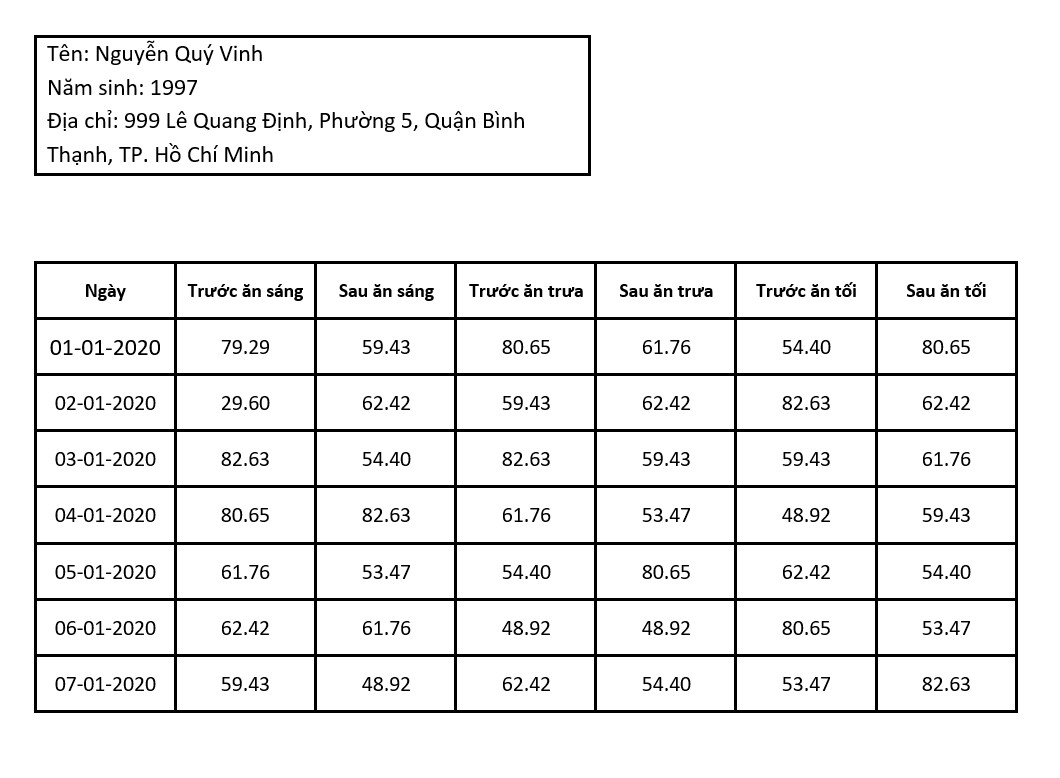
#> input picture input/example3.jpg, 1060 x 778 px, found by its file name
$ python split.py
#> lines starting #> are read from the running program, lines starting #| are printed output that depends on the picture; after the words box and inside, x2 and y2 are one past the last pixel; in counts of white or black regions, pixels touching at a corner belong together
from cv2 import cv2
import numpy as np
try:
    from PIL import Image
except ImportError:
    import Image
import pytesseract

#read your file
file=r'input/example3.jpg'
img = cv2.imread(file,cv2.IMREAD_GRAYSCALE)
#> img is the input picture: shape (778, 1060); min 0, max 255, mean 236.1
img.shape

#thresholding the image to a binary image
thresh,img_bin = cv2.threshold(img,128,255,cv2.THRESH_BINARY | cv2.THRESH_OTSU)
#> img_bin: shape (778, 1060); 92.7% white; 470 black regions (108 under 20 px), largest, box (x1, y1, x2, y2) and area: (34, 261, 1018, 713) 36768, (34, 35, 591, 176) 4152, (225, 147, 242, 162) 115
#> thresh = 131

# Find Canny edges
edged = cv2.Canny(img_bin, 30, 200)
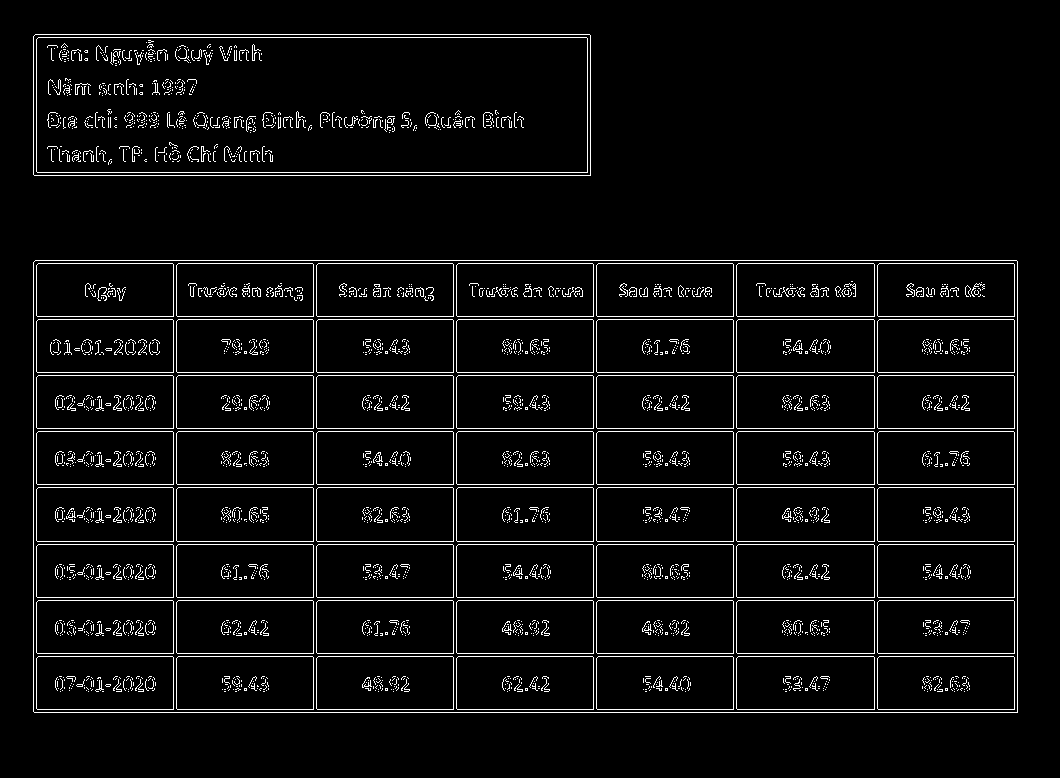
#> edged: shape (778, 1060); 5.1% white in thin lines or dots, all inside (x1, y1, x2, y2) = (33, 34, 1018, 713)
cv2.waitKey(0)

# Finding Contours
# Use a copy of the image e.g. edged.copy()
# since findContours alters the image
contours, hierarchy = cv2.findContours(edged,
    cv2.RETR_EXTERNAL, cv2.CHAIN_APPROX_NONE)
#> contours = 2 contours; box (x1, y1, x2, y2) and area: (33, 260, 1018, 713) 444765, (33, 34, 591, 176) 78534

cv2.imshow('Canny Edges After Contouring', edged)
cv2.waitKey(0)

print("Number of Contours found = " + str(len(contours)))
#| Number of Contours found = 2

# Draw all contours
# -1 signifies drawing all contours
#> (the run stopped early here; a loop or call above may not have finished)

$ run again, with input/example1.jpg copied over input/example3.jpg
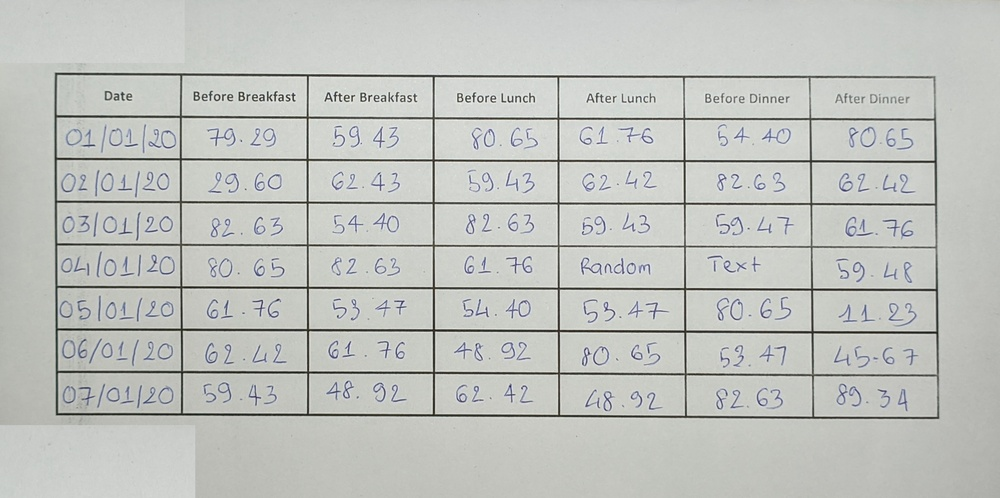
#> input picture input/example1.jpg, 1000 x 498 px, shrunk from 3411 x 1700 before the run, found by its file name
#> `thresh,img_bin = cv2.threshold(img,128,255,cv2.THRESH_BINARY | cv2.THR..`:
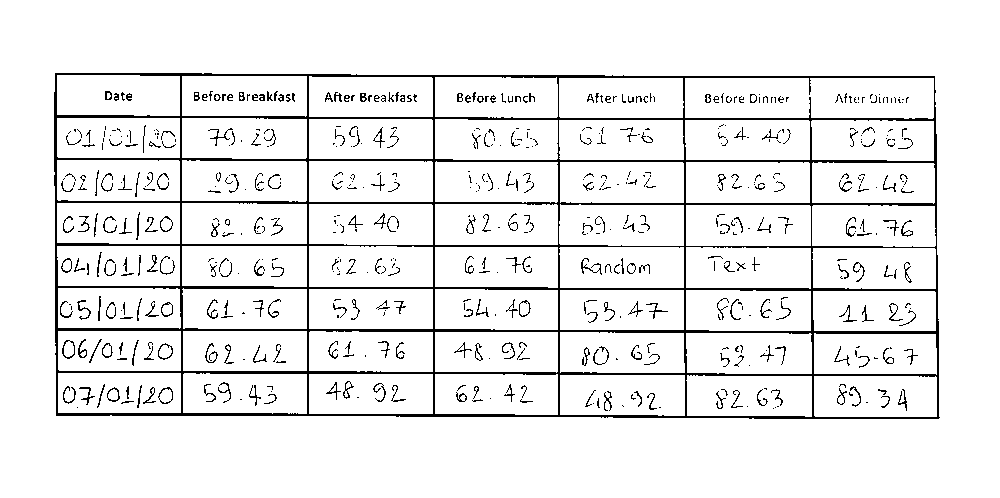
#> img_bin: shape (498, 1000); 93% white; black in thin lines or dots, all inside (x1, y1, x2, y2) = (54, 73, 940, 419)
#> thresh = 147
#> `edged = cv2.Canny(img_bin, 30, 200)`:
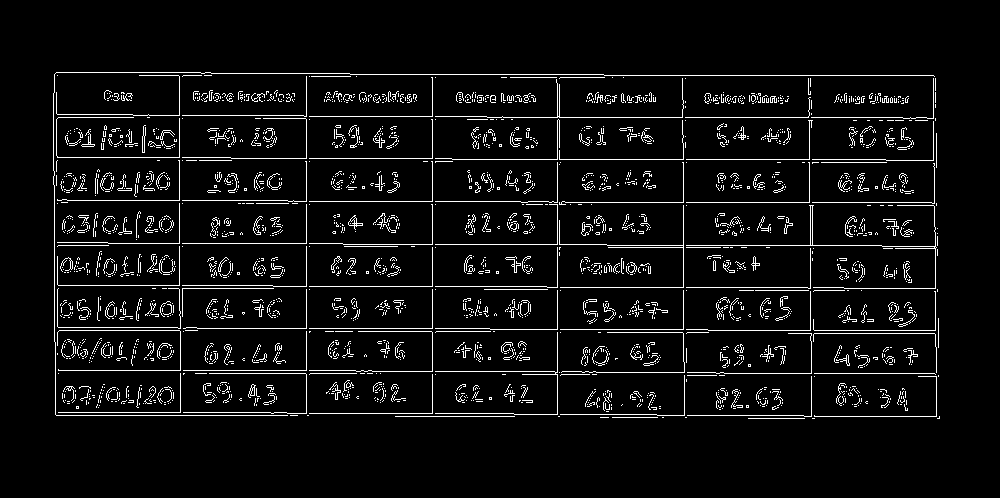
#> edged: shape (498, 1000); 5.6% white in thin lines or dots, all inside (x1, y1, x2, y2) = (53, 72, 940, 419)
#> contours = 2305 contours, 2296 with area under 20; largest, box (x1, y1, x2, y2) and area: (686, 205, 937, 289) 88, (348, 215, 363, 230) 70, (248, 384, 256, 398) 43, (142, 125, 146, 153) 33, (387, 181, 400, 193) 32
#| Number of Contours found = 2305

$ run again, with input/example2.jpg copied over input/example3.jpg
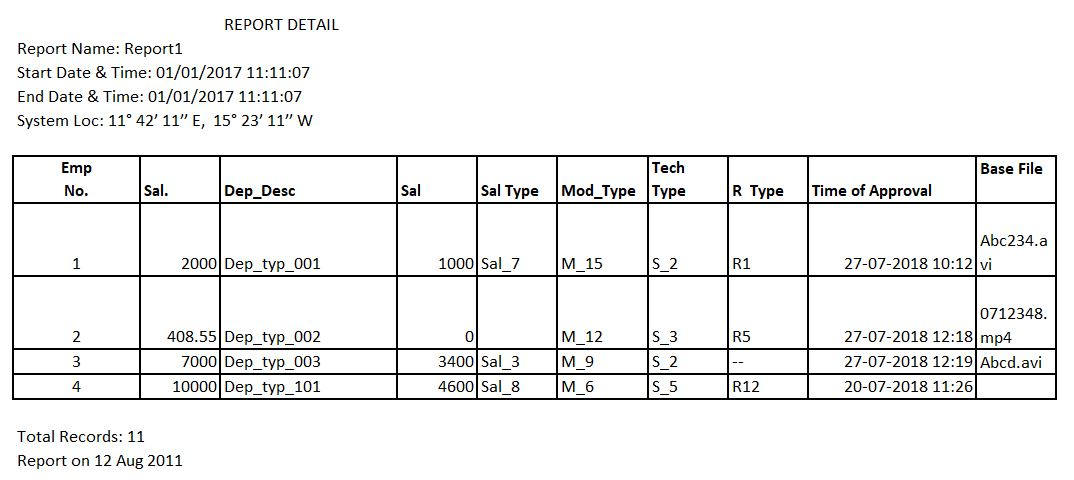
#> input picture input/example2.jpg, 1074 x 480 px, found by its file name
#> `thresh,img_bin = cv2.threshold(img,128,255,cv2.THRESH_BINARY | cv2.THR..`:
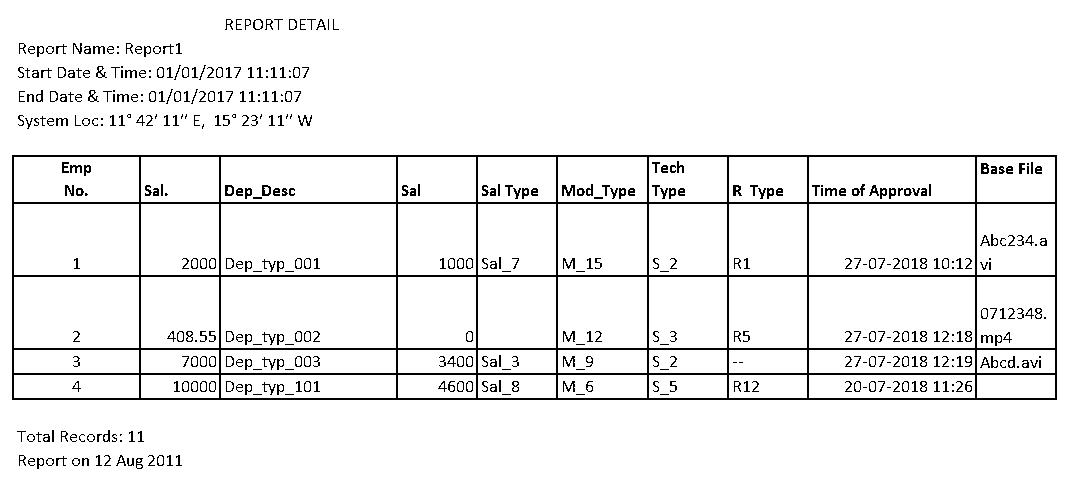
#> img_bin: shape (480, 1074); 94.1% white; black in thin lines or dots
#> thresh = 135
#> `edged = cv2.Canny(img_bin, 30, 200)`:
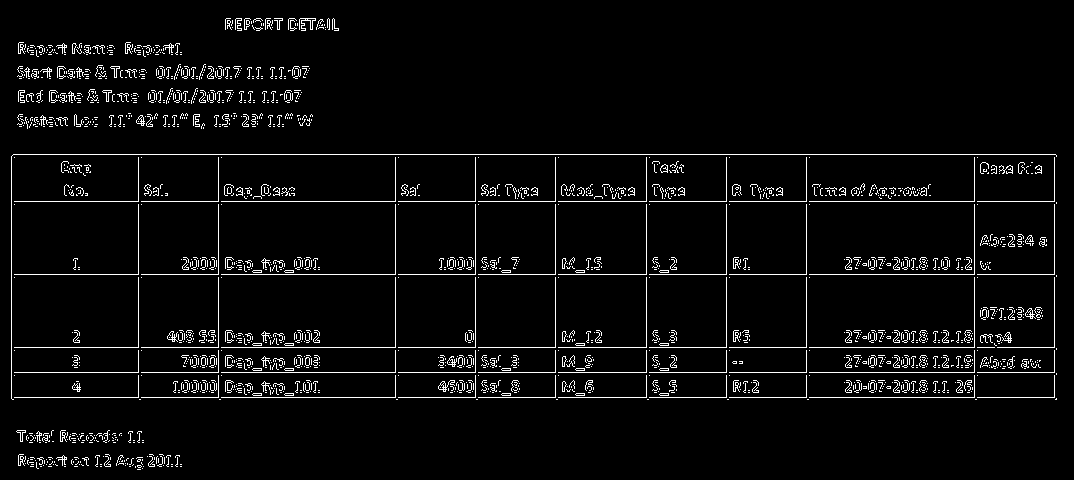
#> edged: shape (480, 1074); 4.2% white in thin lines or dots
#> contours = 1901 contours, 1881 with area under 20; largest, box (x1, y1, x2, y2) and area: (438, 380, 455, 392) 52, (1025, 308, 1036, 319) 50, (136, 115, 145, 126) 50, (299, 18, 316, 31) 44, (167, 331, 178, 342) 42
#| Number of Contours found = 1901

$ run again, with input/example4.jpg copied over input/example3.jpg
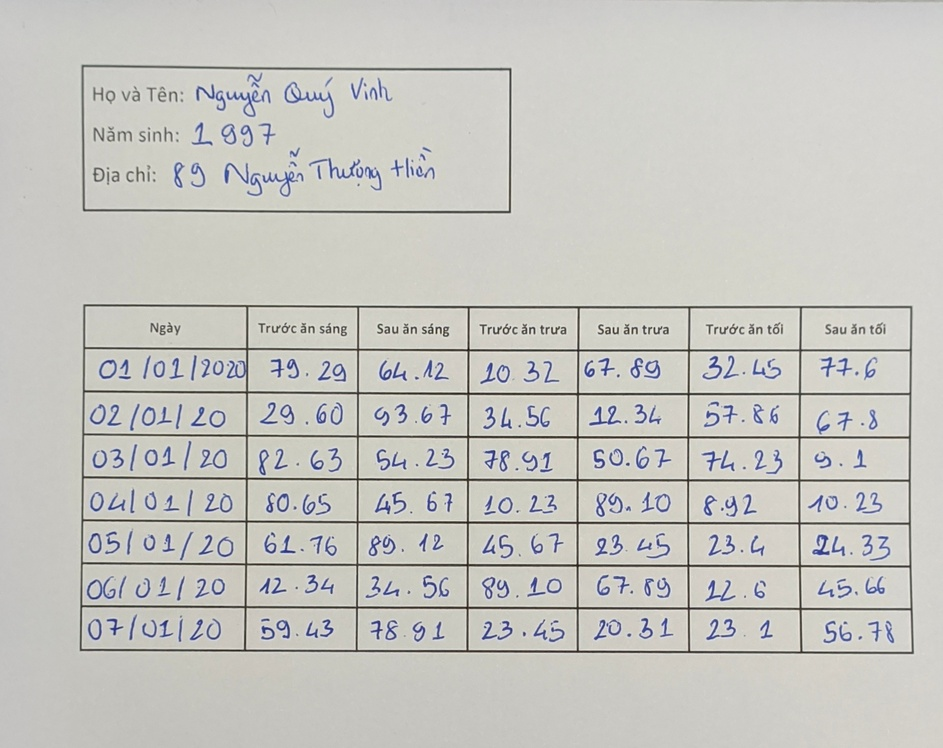
#> input picture input/example4.jpg, 943 x 748 px, shrunk from 3000 x 2378 before the run, found by its file name
#> `thresh,img_bin = cv2.threshold(img,128,255,cv2.THRESH_BINARY | cv2.THR..`:
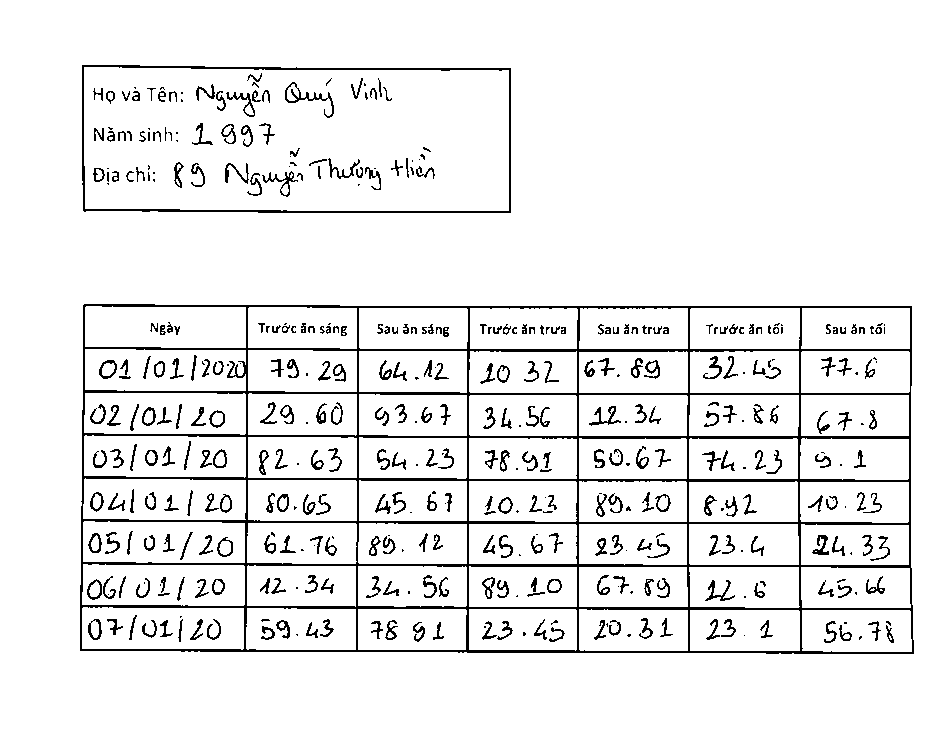
#> img_bin: shape (748, 943); 93% white; black in thin lines or dots, all inside (x1, y1, x2, y2) = (80, 65, 914, 654)
#> thresh = 151
#> `edged = cv2.Canny(img_bin, 30, 200)`:
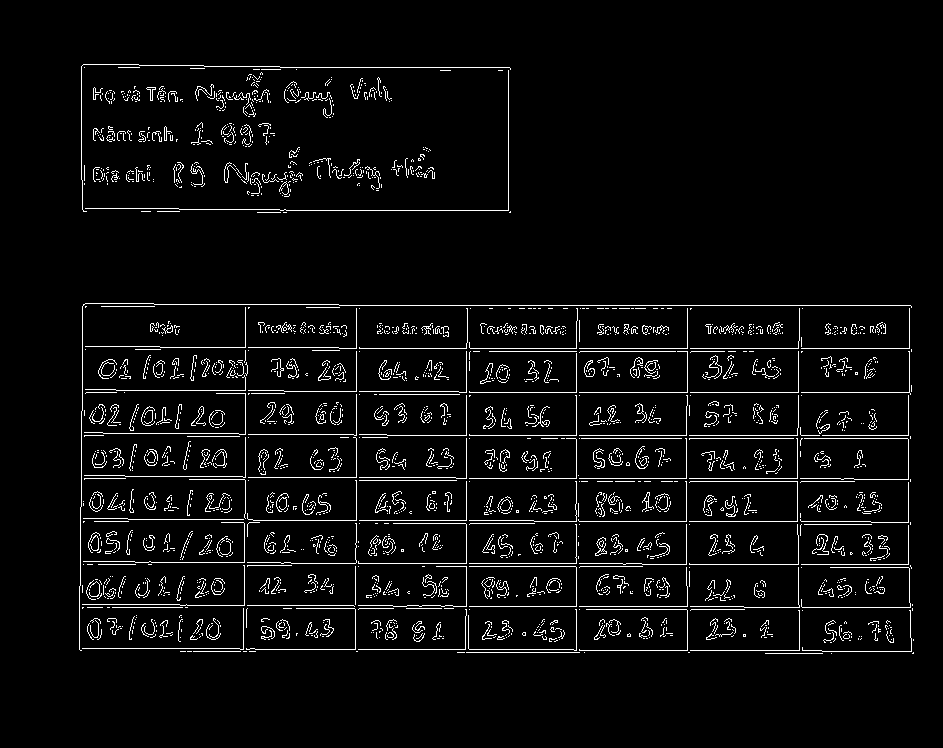
#> edged: shape (748, 943); 4.5% white in thin lines or dots, all inside (x1, y1, x2, y2) = (79, 64, 914, 654)
#> contours = 2399 contours, 2394 with area under 20; largest, box (x1, y1, x2, y2) and area: (146, 87, 156, 101) 40, (595, 537, 607, 556) 36, (642, 492, 654, 512) 30, (164, 126, 172, 141) 28, (162, 325, 173, 334) 25
#| Number of Contours found = 2399
